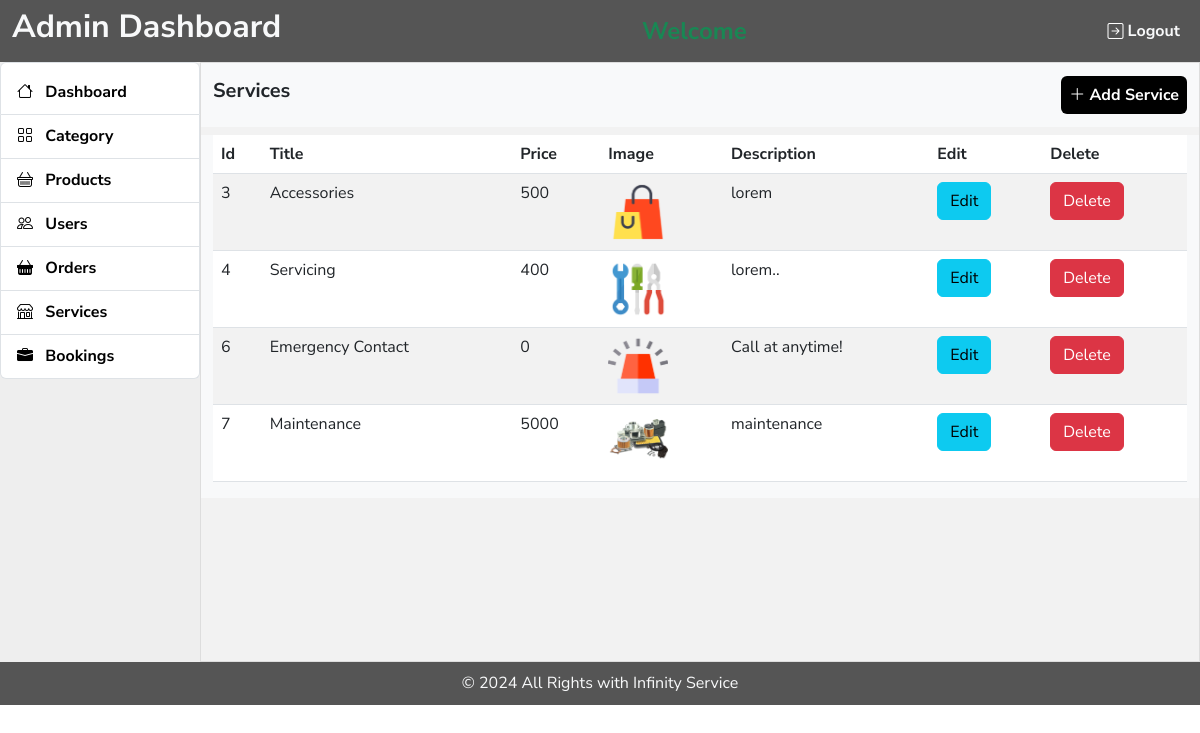
/services.php, run on the app's committed database.
### tables this page shows
CREATE TABLE `services` (
  `id` int(11) NOT NULL,
  `title` varchar(20) DEFAULT NULL,
  `price` float DEFAULT NULL,
  `image` varchar(255) DEFAULT NULL,
  `description` longtext DEFAULT NULL
);

### services.php (the view, shortened to what this page needs)
<?php
require 'connection.php';
    $service_sql = "SELECT * FROM Services ";
    $result_service = $conn->query($service_sql);
    ?>
<?php include 'dashboard_top.php'; ?>
<div class="col-md-10" style="background:#f2f2f2; min-height:600px; border:1px solid #dddddd">
    <div class="row">
        <div class="col-12 bg-light py-3 d-flex align-items-center justify-content-between">
            <h5>Services</h5>
            <div>
                <h5 class="mb-0 fs-6">
                <a href="addService.php" class="text-white btn-bg p-2 rounded">
                <i class="bi bi-plus-lg"></i> Add Service</a>
                </h5>
            </div>
        </div>
    </div>
    <div class="row bg-light mt-2">
        <div class="col-12 table-responsive">
            <table class="table table-striped">
                <thead>
                    <tr>
                        <th>Id</th>
                        <th>Title</th>
                        <th>Price</th>
                        <th>Image</th>
                        <th>Description</th>
                        <th>Edit</th>
                        <th>Delete</th>
                    </tr>
                </thead>
                <tbody>
                    <?php
                        while($row = $result_service->fetch_assoc())
                        {
                            echo "<tr>
                            <td>$row[id]</td>
                            <td>$row[title]</td>
                            <td>$row[price]</td>
                            <td><img src='$row[image]' style='height: 60px; width: 60px; object-fit: contain' /></td>
                            <td>$row[description]</td>
                            <td><a href='services_form.php?eid=$row[id]' class='btn btn-info'>Edit</a></td>
                            <td><a href='services.php?did=$row[id]' class='btn btn-danger' onclick='return confirm(`Are you sure?`)'>Delete</a></td>
                            </tr>";
                        }
                    ?>
                </tbody>
            </table>
        </div>
    </div>
</div>
<?php include 'dashboard_bottom.php'; ?>

### css/style.css (style rules this page uses)
* { margin: 0; padding: 0; box-sizing: border-box; }
:root { --black: #000; --bg: #555555; --primary: rgb(64, 117, 212); --darkprimary: #375da1; --white: #fff; --red: #dc3545; }
body { font-family: "Nunito Sans", sans-serif !important; font-size: 16px !important; line-height: 27px !important; font-weight: 400 !important; }
h1, h2, h3, h4, h5, h6 { font-weight: 700 !important; }
a { text-decoration: none !important; }
.btn-bg { background-color: var(--black) !important; }

### data on the page
services: id "3", title "Accessories", price "500", image (picture), description "lorem"
services: id "4", title "Servicing", price "400", image (picture), description "lorem.."
services: id "6", title "Emergency Contact", price "0", image (picture), description "Call at anytime!"
services: id "7", title "Maintenance", price "5000", image (picture), description "maintenance"
